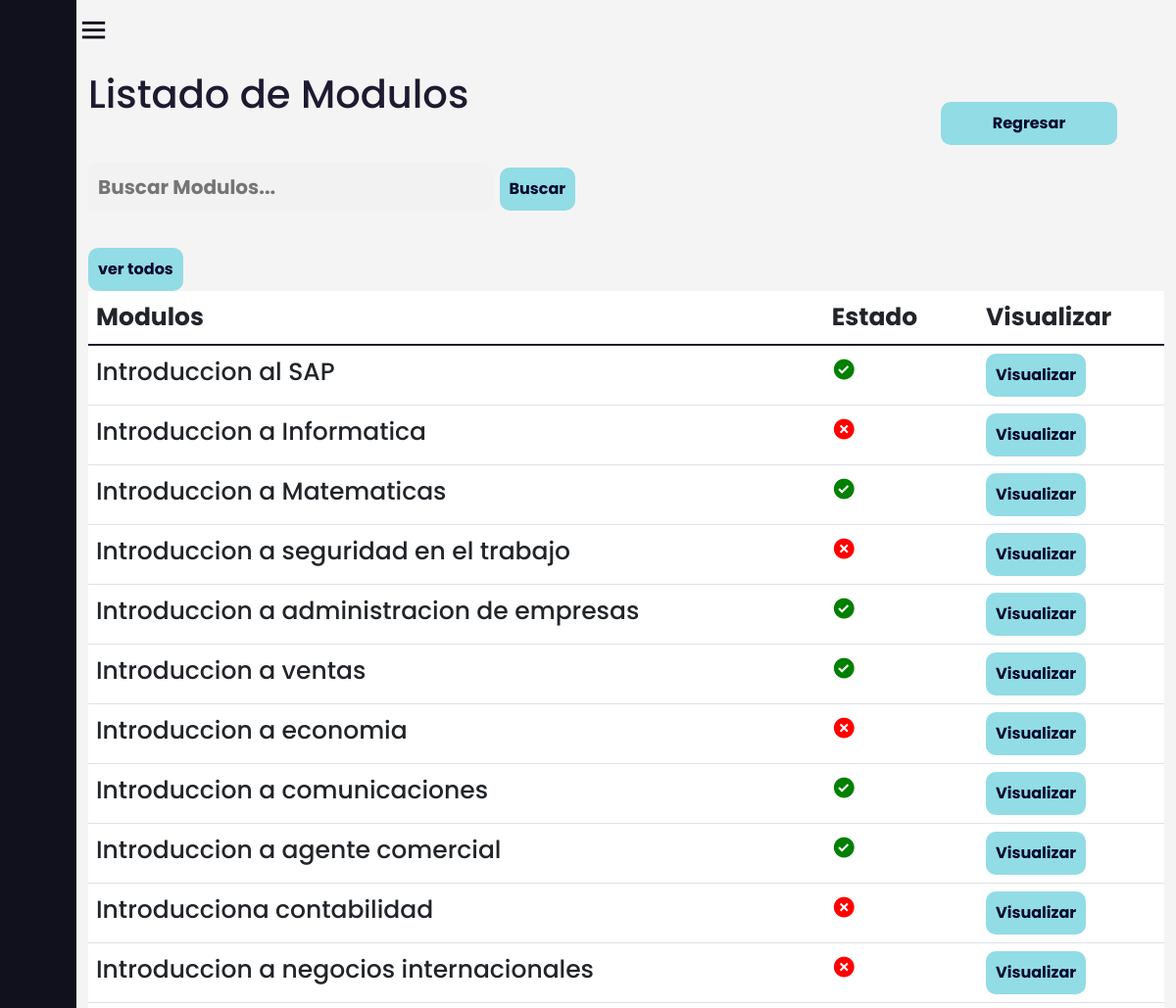
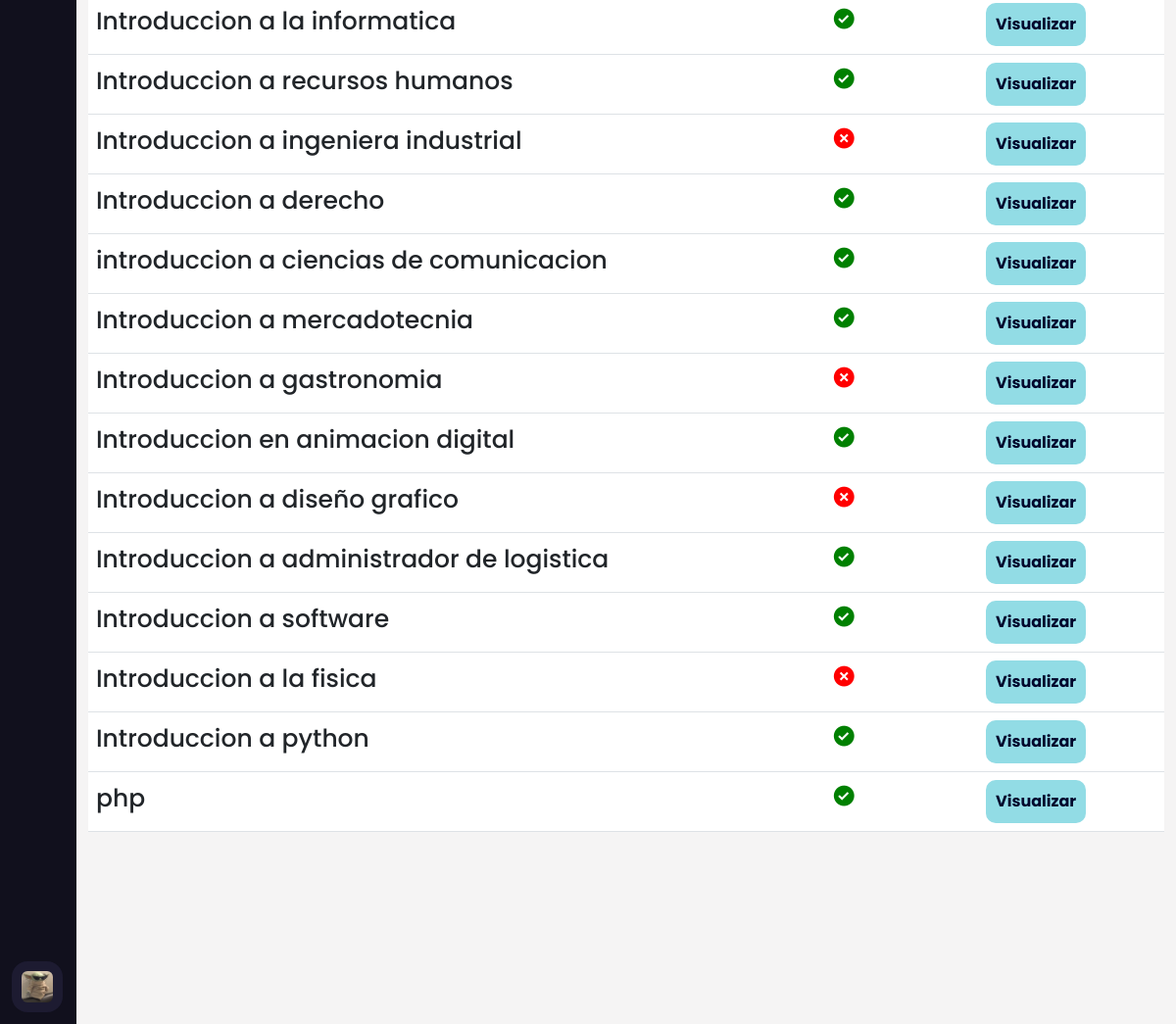
Page /filtrar_modulos/ (signed in) on the committed database (2 pictures, top to bottom).
### AppCursos/models.py (models this page shows, shortened)
class Modulos(models.Model):
     nombre_modulo=models.CharField(max_length=100)
     estado_modulo= models.BooleanField(default=False)
     orden_modulo = models.IntegerField(blank=True, null=True)
     id_curso= models.ForeignKey(Cursos, on_delete=models.CASCADE,null=False)
     class Meta:
          verbose_name_plural = 'Modulos'

### AppCursos/views.py (the view)
# urls.py: path('filtrar_modulos/',login_required(views.filtrar_modulos),name="filtrar_modulos"),
def filtrar_modulos(request):
    filtro_m = Modulos.objects.filter(nombre_modulo__contains=request.GET.get('search',''))
    context = {'filtro_m':filtro_m}
    return render(request, 'Modulos/listar_modulos.html', {'listarm': filtro_m})

### Templates/Modulos/listar_modulos.html
{% extends 'Layout/Base.html' %}
{% load static %}
{% block content %}
<link rel="stylesheet" href="{% static 'Css/Curso.css' %}">
<div class="home_content">
    <div class="text">
        <h1> Listado de Modulos </h1>
        <br>
        <form class="search" action="{% url 'filtrar_modulos' %}" method="GET">
            <input type="text" class="search-bar" name="search" placeholder="Buscar Modulos...">
            <button style="width: auto;" >Buscar</button>
        </form>
        <br>
        <a href="{% url 'listar_modulos' %}">
            <button>
            ver todos
            </button>
        </a>
        <div class="table-responsive">
            <table class="table table-hover " id="tablam">
                <thead>
                    <tr>
                        <th scope="col">Modulos</th>
                        <th scope="col">Estado</th>
                        <th scope="col"></th>
                        <th scope="col">Visualizar</th>
                    </tr>
                </thead>
                <tbody class="table-group-divider">
                    {% for modulos in listarm %}
                    <tr>
                        <td scope="row">{{modulos.nombre_modulo}}</td>
                        {% if modulos.estado_modulo %}
                        <td scope="row"><i class='bx bxs-check-circle' style="color:green; "></i></td>
                        {% else %}
                        <td scope="row"><i class='bx bxs-x-circle' style="color:red;"></i></td>
                        {% endif %}
                        <td scope="row">{{modulos.duracion_modulos_admin}}</td>
                        <td>
                            <a href="{% url 'ver_modulos' modulos.id %}">
                                <button class="back3">Visualizar</button>
                            </a>
                        </td>
                    </tr>
                </tbody>
                {% endfor %}
            </table>
        </div>
    </div>
</div>
<a href="{% url 'modulos' %}" id="back2">
    <div>
        <button class="back">Regresar</button>
    </div>
</a>
{% endblock %}

### Templates/Layout/Base.html (shortened to what this page needs)
{% load static %}
<!DOCTYPE html>
<html lang="en">
<head>
    <link rel="stylesheet" href="{% static 'img/iconos/Cyres.ico' %}">
    <link rel="stylesheet" href="{% static 'Css/Estilo.css' %}">
    <link href='https://unpkg.com/boxicons@2.1.4/css/boxicons.min.css' rel='stylesheet'>
    <link rel="stylesheet" href="https://cdn.jsdelivr.net/npm/bootstrap@5.3.0-alpha3/dist/css/bootstrap.min.css">
</head>
<body>
    {% include 'includes/nav.html' %}
    <main>
        {% block content %}{% endblock %}
    </main>
</body>
</html>

### Templates/includes/nav.html (shortened to what this page needs)
{% load static %}
<body>
    <div class="sidebar
    {% if user.is_authenticated %}
        {% if group_name == 'usuarios' %}
            sidebar-usuarios
        {% elif group_name == 'administrativos' %}
            sidebar-administrativos
        {% else %}
            sidebar
        {% endif %}
    {% else %}
        sidebar
    {% endif %}">
        <ul class="nav-links">
            <li>
                <div class="profile-details">
                    <div class="profile-content">
                        <img src="{% static 'img/iconos/profile2.jpg' %}" alt="">
                    </div>
                </div>
            </li>
        </ul>
    </div>
    <section class="home-section">
        <div class="home-content">
            <i class='bx bx-menu '></i>
        </div>
    </section>
</body>
</html>

### static/Css/Estilo.css (style rules this page uses)
body { overflow-x: hidden; }
* { margin: 0; padding: 0; box-sizing: border-box; font-family: 'Poppins', sans-serif; }
.sidebar { position: fixed; top: 0; left: 0; height: 100%; width: 260px; background: #11101d; z-index: 100; transition: all 0.5s ease; }
.sidebar.close { width: 78px; padding: 80px 0 150px 0; }
.sidebar .nav-links { height: 100%; padding: 30px 0 150px 0; overflow: auto; }
.sidebar.close .nav-links { overflow: visible; }
.sidebar .nav-links li { position: relative; list-style: none; transition: all 0.4s ease; }
.sidebar .profile-details { position: fixed; bottom: 0; width: 260px; display: flex; align-items: center; justify-content: space between; background: #1d1b31; padding: 12px 0; transition: all 0.5s ease; }
.sidebar.close .profile-details { background: none; }
.sidebar.close .profile-details { width: 78px; }
.sidebar .profile-details .profile-content { display: flex; align-items: center; }
.sidebar .profile-details img { height: 52px; width: 52px; object-fit: cover; border-radius: 16px; margin: 0 14px 0 12px; background: #1d1b31; transition: all 0.5s ease; }
.sidebar.close .profile-details img { padding: 10px; }
.home-section { position: relative; left: 260px; width: calc(10% - 260px); transition: all 0.5s ease; }
.sidebar.close~.home-section { left: 78px; width: calc(10% - 78px); }
.home-section .home-content { height: 60px; display: flex; align-items: center; }
.home-section .home-content .bx-menu, .home-section .home-content .text { color: #11101d; font-size: 35px; }

### static/Css/Curso.css (style rules this page uses)
body { margin: 0; padding: 0; box-sizing: border-box; background-color: #f2f0f0b4; overflow-y: scroll; overflow-x: hidden; }
.home_content { position: absolute; height: 100%; width: calc(100% - 78px); left: 78px; transition: all 0.5s ease; }
.home_content .text { font-size: 25px; font-weight: 500; color: #1d1b31; margin: 12px; }
button { width: 50%; padding: 10px; border: none; border-radius: 10px; background-color: #58acb4; color: #fff; font-size: 16px; font-weight: bold; cursor: pointer; }
input[type="text"], #id_duracion_curso, #id_iconoCurso, #id_numero_intentos, #id_instrucciones_evaluacion { background-color: #f2f2f2; border: none; border-radius: 10px; outline: none; padding: 10px; transition: all 0.3s ease; font-size: 20px; font-weight: bold; color: #333; }
.back { position: fixed; top: 5%; right: 5%; width: 15vw; font-size: 16px; font-weight: bold; cursor: pointer; transition: all 0.3s ease; }
button { width: auto; padding: 10px; border: none; border-radius: 10px; background-color: #92dce5; color: #00072D; font-size: 16px; font-weight: bold; cursor: pointer; transition: all 0.3s ease; }

### rows in the picture
Modulos: nombre_modulo "Introduccion al SAP", estado_modulo True (drawn)
Modulos: nombre_modulo "Introduccion a Informatica", estado_modulo False (drawn)
Modulos: nombre_modulo "Introduccion a Matematicas", estado_modulo True (drawn)
Modulos: nombre_modulo "Introduccion a seguridad en el trabajo", estado_modulo False (drawn)
Modulos: nombre_modulo "Introduccion a administracion de empresas", estado_modulo True (drawn)
Modulos: nombre_modulo "Introduccion a ventas", estado_modulo True (drawn)
Modulos: nombre_modulo "Introduccion a economia", estado_modulo False (drawn)
Modulos: nombre_modulo "Introduccion a comunicaciones", estado_modulo True (drawn)
Modulos: nombre_modulo "Introduccion a agente comercial", estado_modulo True (drawn)
Modulos: nombre_modulo "Introducciona contabilidad", estado_modulo False (drawn)
Modulos: nombre_modulo "Introduccion a negocios internacionales", estado_modulo False (drawn)
Modulos: nombre_modulo "Introduccion a la informatica", estado_modulo True (drawn)
Modulos: nombre_modulo "Introduccion a recursos humanos", estado_modulo True (drawn)
Modulos: nombre_modulo "Introduccion a ingeniera industrial", estado_modulo False (drawn)
Modulos: nombre_modulo "Introduccion a derecho", estado_modulo True (drawn)
Modulos: nombre_modulo "introduccion a ciencias de comunicacion", estado_modulo True (drawn)
Modulos: nombre_modulo "Introduccion a mercadotecnia", estado_modulo True (drawn)
Modulos: nombre_modulo "Introduccion a gastronomia", estado_modulo False (drawn)
Modulos: nombre_modulo "Introduccion en animacion digital", estado_modulo True (drawn)
Modulos: nombre_modulo "Introduccion a diseño grafico", estado_modulo False (drawn)
Modulos: nombre_modulo "Introduccion a administrador de logistica", estado_modulo True (drawn)
Modulos: nombre_modulo "Introduccion a software", estado_modulo True (drawn)
Modulos: nombre_modulo "Introduccion a la fisica", estado_modulo False (drawn)
Modulos: nombre_modulo "Introduccion a python", estado_modulo True (drawn)
Modulos: nombre_modulo "php", estado_modulo True (drawn)
